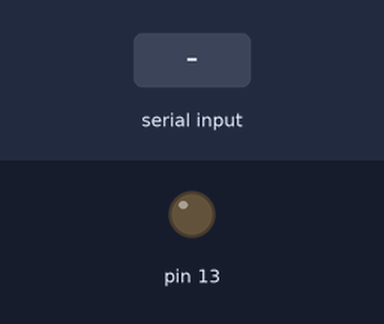
Bench run of a sketch on a simulated Arduino Uno, built with avr-gcc and run on an emulated ATmega328P. Parts: output pins drawn as LEDs (lit = HIGH). Inputs (shaded band) come from the test bench.

Above: at 1.2 s.
1.3 s: "Y" received over the second serial link
At 1.8 s:
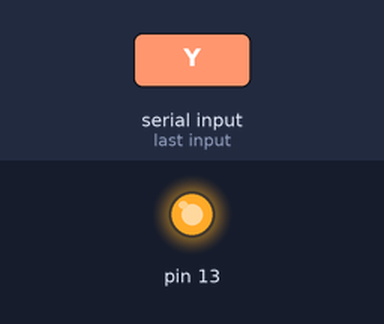
2.8 s: "N" received over the second serial link
At 4.1 s:
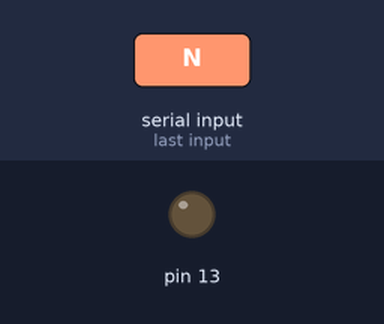
Timing chart, 0 to 5.8 s (numbered marks = the images above; inputs shaded):
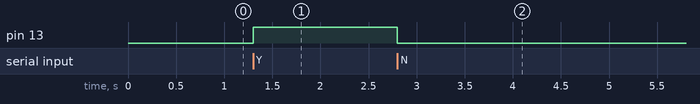

Measured:
- after the input at 1.3 s, pin 13: LOW → HIGH at once
- after the input at 2.8 s, pin 13: HIGH → LOW at once

The sketch:

SLAVE.ino
```cpp
#include <SoftwareSerial.h>
SoftwareSerial a(10, 11); // RX, TX
int i;
void setup()
{
//  Serial.begin(9600);
//  Serial.println("Type Msg :");
  a.begin(9600);
  pinMode(13, OUTPUT);
  digitalWrite(13, LOW);
}
void loop()
{
   i = a.read();
   if(i=='Y')
   {
    digitalWrite(13, HIGH);
   }
   if(i=='N')
   {
    digitalWrite(13, LOW);
   }

//  if (a.available())
//    Serial.write(a.read());
//  {
//    if (a.read() == '1')
//    {
//      digitalWrite(13, HIGH);
//      delay(2000);
//      digitalWrite(13, LOW);
//    }
//  }
  /* if (Serial.available())
    {
     a.write(Serial.read());
    }*/
}
```
